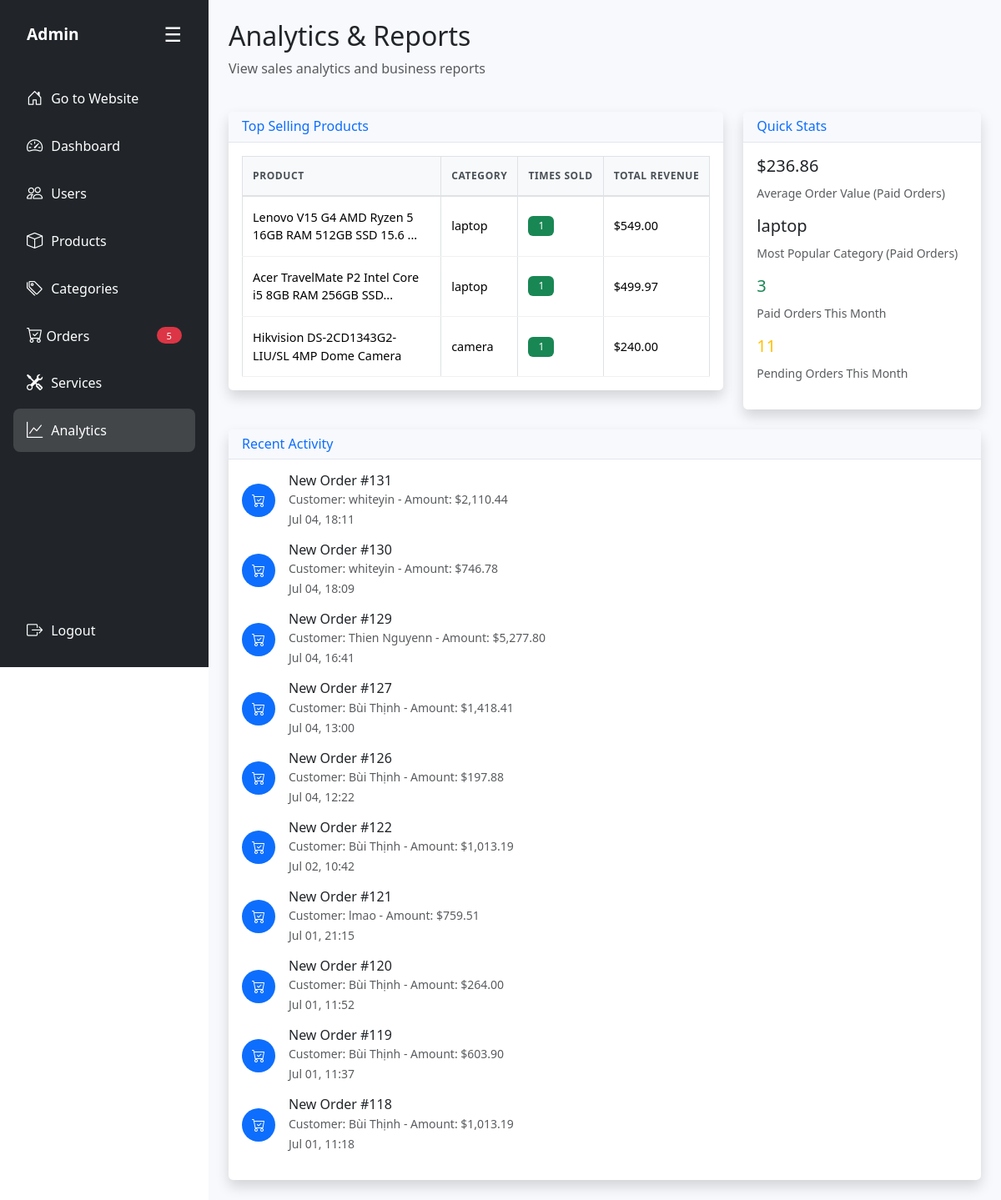
The page /admin/modules/analytics.php (signed in) on the database its author committed.
### tables this page shows
CREATE TABLE `bill` (
  `id` int(11) NOT NULL,
  `user_id` int(11) DEFAULT NULL,
  `order_date` datetime DEFAULT current_timestamp(),
  `order_name` varchar(50) NOT NULL,
  `order_phone` varchar(50) NOT NULL,
  `order_address` varchar(255) DEFAULT NULL,
  `order_total` decimal(12,2) DEFAULT NULL,
  `order_paymethod` tinyint(1) NOT NULL DEFAULT 0 COMMENT '0: thanh toán offline, 1: thanh toán online',
  `order_status` varchar(20) DEFAULT 'Pending'
);

### admin/modules/analytics.php (the view, shortened to what this page needs)
<?php
require_once '../includes/admin-layout.php';
?>
<div class="row mb-4">
    <div class="col-12">
        <h2>Analytics & Reports</h2>
        <p class="text-muted">View sales analytics and business reports</p>
    </div>
</div>
<div class="row mb-4">
    <div class="col-lg-8">
        <div class="card shadow">
            <div class="card-header">
                <h6 class="m-0 font-weight-bold text-primary">Top Selling Products</h6>
            </div>
            <div class="card-body">
                <div class="table-responsive">
                    <table class="table table-bordered">
                        <thead>
                            <tr>
                                <th>Product</th>
                                <th>Category</th>
                                <th>Times Sold</th>
                                <th>Total Revenue</th>
                            </tr>
                        </thead>
                        <tbody>
                            <?php
                            try {
                                $stmt = $conn->prepare("
                                    SELECT p.name, COALESCE(pc.category_name, 'Uncategorized') as category_name,
                                           COUNT(cc.id) as times_sold,
                                           SUM(cc.quantity * cc.price) as total_revenue
                                    FROM checkout_cart cc
                                    LEFT JOIN product p ON cc.product_name = p.name
                                    LEFT JOIN product_category pc ON p.category_id = pc.id
                                    INNER JOIN bill b ON cc.bill_id = b.id  -- KẾT HỢP với bảng bill
                                    WHERE p.name IS NOT NULL
                                    AND (b.order_status = 1 OR b.order_status = 'Paid')  -- CHỈ TÍNH ĐƠN ĐÃ THANH TOÁN
                                    GROUP BY p.id, p.name
                                    ORDER BY times_sold DESC
                                    LIMIT 10
                                ");
                                $stmt->execute();
                                while ($product = $stmt->fetch(PDO::FETCH_ASSOC)) {
                                    echo "<tr>";
                                    echo "<td>" . substr($product['name'], 0, 50) . (strlen($product['name']) > 50 ? '...' : '') . "</td>";
                                    echo "<td>{$product['category_name']}</td>";
                                    echo "<td><span class='badge bg-success'>{$product['times_sold']}</span></td>";
                                    echo "<td>$" . number_format($product['total_revenue'], 2) . "</td>";
                                    echo "</tr>";
                                }
                            } catch (Exception $e) {
                                echo "<tr><td colspan='4' class='text-center text-danger'>Error loading data: {$e->getMessage()}</td></tr>";
                            }
                            ?>
                        </tbody>
                    </table>
                </div>
            </div>
        </div>
    </div>
    <div class="col-lg-4">
        <div class="card shadow">
            <div class="card-header">
                <h6 class="m-0 font-weight-bold text-primary">Quick Stats</h6>
            </div>
            <div class="card-body">
                <?php
                try {
                    $stmt = $conn->prepare("
                        SELECT AVG(order_total) as avg_order
                        FROM bill
                        WHERE order_status = 1 OR order_status = 'Paid'
                    ");
                    $stmt->execute();
                    $avg_order = $stmt->fetch()['avg_order'];
                    $stmt = $conn->prepare("
                        SELECT pc.category_name, COUNT(cc.id) as count
                        FROM checkout_cart cc
                        JOIN product p ON cc.product_name = p.name
                        JOIN product_category pc ON p.category_id = pc.id
                        JOIN bill b ON cc.bill_id = b.id
                        WHERE b.order_status = 1 OR b.order_status = 'Paid'
                        GROUP BY pc.id
                        ORDER BY count DESC
                        LIMIT 1
                    ");
                    $stmt->execute();
                    $popular_category = $stmt->fetch();
                    $stmt = $conn->prepare("
                        SELECT
                            COUNT(CASE WHEN order_status = 1 OR order_status = 'Paid' THEN 1 END) as paid_count,
                            COUNT(CASE WHEN order_status = 0 OR order_status = 'Pending' THEN 1 END) as pending_count
                        FROM bill
                        WHERE MONTH(order_date) = MONTH(CURDATE())
                        AND YEAR(order_date) = YEAR(CURDATE())
                    ");
                    $stmt->execute();
                    $monthly_stats = $stmt->fetch();
                    echo "<div class='mb-3'>";
                    echo "<h5>$" . number_format($avg_order, 2) . "</h5>";
                    echo "<small class='text-muted'>Average Order Value (Paid Orders)</small>";
                    echo "</div>";
                    echo "<div class='mb-3'>";
                    echo "<h5>" . ($popular_category['category_name'] ?? 'N/A') . "</h5>";
                    echo "<small class='text-muted'>Most Popular Category (Paid Orders)</small>";
                    echo "</div>";
                    echo "<div class='mb-3'>";
                    echo "<h5 class='text-success'>{$monthly_stats['paid_count']}</h5>";
                    echo "<small class='text-muted'>Paid Orders This Month</small>";
                    echo "</div>";
                    echo "<div class='mb-3'>";
                    echo "<h5 class='text-warning'>{$monthly_stats['pending_count']}</h5>";
                    echo "<small class='text-muted'>Pending Orders This Month</small>";
                    echo "</div>";
                } catch (Exception $e) {
                    echo "<div class='alert alert-danger'>Error loading stats</div>";
                }
                ?>
            </div>
        </div>
    </div>
</div>
<div class="row">
    <div class="col-12">
        <div class="card shadow">
            <div class="card-header">
                <h6 class="m-0 font-weight-bold text-primary">Recent Activity</h6>
            </div>
            <div class="card-body">
                <div class="timeline">
                    <?php
                    try {
                        $stmt = $conn->prepare("
                            SELECT 'order' as type, id, order_name as name, order_date as date, order_total as amount
                            FROM bill
                            ORDER BY order_date DESC
                            LIMIT 10
                        ");
                        $stmt->execute();
                        while ($activity = $stmt->fetch(PDO::FETCH_ASSOC)) {
                            $time_ago = date('M d, H:i', strtotime($activity['date']));
                            echo "<div class='d-flex align-items-center mb-3'>";
                            echo "<div class='flex-shrink-0'>";
                            echo "<div class='bg-primary text-white rounded-circle p-2' style='width: 40px; height: 40px; display: flex; align-items: center; justify-content: center;'>";
                            echo "<i class='bi bi-cart-check'></i>";
                            echo "</div>";
                            echo "</div>";
                            echo "<div class='flex-grow-1 ms-3'>";
                            echo "<h6 class='mb-0'>New Order #{$activity['id']}</h6>";
                            echo "<small class='text-muted'>Customer: {$activity['name']} - Amount: $" . number_format($activity['amount'], 2) . "</small>";
                            echo "<br><small class='text-muted'>{$time_ago}</small>";
                            echo "</div>";
                            echo "</div>";
                        }
                    } catch (Exception $e) {
                        echo "<div class='alert alert-danger'>Error loading recent activity</div>";
                    }
                    ?>
                </div>
            </div>
        </div>
    </div>
</div>
<?php require_once '../includes/admin-layout-footer.php'; ?>

### asset/admin-style.css (style rules this page uses)
body { min-height: 100vh; margin: 0; font-family: 'Segoe UI', Tahoma, Geneva, Verdana, sans-serif; }
.card { box-shadow: 0 0.15rem 1.75rem 0 rgba(58, 59, 69, 0.15); border: none; border-radius: 0.35rem; }
.card-header { background-color: #f8f9fc; border-bottom: 1px solid #e3e6f0; }
.table { margin-bottom: 0; color: #212529; font-size: 0.875rem; }
.table th { background-color: #f8f9fa; border-top: none; font-weight: 600; color: #495057; border-bottom: 2px solid #e9ecef; padding: 0.75rem 0.5rem; text-transform: uppercase; letter-spacing: 0.05em; white-space: nowrap; vertical-align: middle; }
.table td { border-top: 1px solid #e9ecef; padding: 0.75rem 0.5rem; vertical-align: middle; border-bottom: 1px solid #f1f1f1; }
.badge { font-size: 0.75rem; font-weight: 500; padding: 0.375rem 0.75rem; }
.timeline { position: relative; }
.table { font-size: 0.875rem; margin-bottom: 0; }
.table th { font-weight: 600; text-transform: uppercase; font-size: 0.75rem; letter-spacing: 0.05em; border-bottom: 2px solid #dee2e6; padding: 0.75rem 0.5rem; white-space: nowrap; vertical-align: middle; }
.table td { padding: 0.75rem 0.5rem; vertical-align: middle; border-bottom: 1px solid #f1f1f1; }
.badge { font-weight: 500; font-size: 0.75rem; padding: 0.375rem 0.75rem; }
@media (min-width: 768px) { .table th, .table td { padding: 0.75rem 0.5rem; } }
@media (min-width: 1200px) { .table { font-size: 0.9rem; } }
@media (min-width: 1200px) { .table th, .table td { padding: 0.875rem 0.75rem; } }

### rows shown on the page
bill: id "131", order_name "whiteyin", order_total "2,110.44", order_date "Jul 04, 18:11"
bill: id "130", order_name "whiteyin", order_total "746.78", order_date "Jul 04, 18:09"
bill: id "129", order_name "Thien Nguyenn", order_total "5,277.80", order_date "Jul 04, 16:41"
bill: id "127", order_name "Bùi Thịnh", order_total "1,418.41", order_date "Jul 04, 13:00"
bill: id "126", order_name "Bùi Thịnh", order_total "197.88", order_date "Jul 04, 12:22"
bill: id "122", order_name "Bùi Thịnh", order_total "1,013.19", order_date "Jul 02, 10:42"
bill: id "121", order_name "lmao", order_total "759.51", order_date "Jul 01, 21:15"
bill: id "120", order_name "Bùi Thịnh", order_total "264.00", order_date "Jul 01, 11:52"
bill: id "119", order_name "Bùi Thịnh", order_total "603.90", order_date "Jul 01, 11:37"
bill: id "118", order_name "Bùi Thịnh", order_total "1,013.19", order_date "Jul 01, 11:18"

### other values the page prints
$new_orders_count "5"
substr($product['name'], 0, 50) "Lenovo V15 G4 AMD Ryzen 5 16GB RAM 512GB SSD 15.6"
$product['category_name'] "laptop"
$product['times_sold'] "1"
$product['total_revenue'] "549.00"
substr($product['name'], 0, 50) "Acer TravelMate P2 Intel Core i5 8GB RAM 256GB SSD"
$product['total_revenue'] "499.97"
substr($product['name'], 0, 50) "Hikvision DS-2CD1343G2-LIU/SL 4MP Dome Camera"
$product['category_name'] "camera"
$product['total_revenue'] "240.00"
$avg_order "236.86"
$popular_category['category_name'] "laptop"
$monthly_stats['paid_count'] "3"
$monthly_stats['pending_count'] "11"
